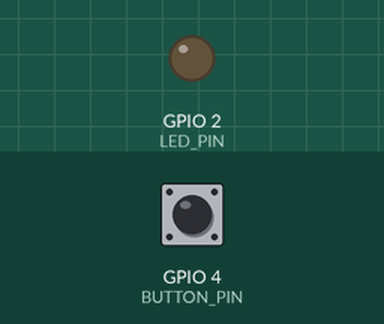
Recording of a sketch running on a simulated ESP32. Parts: output pins drawn as LEDs (lit = HIGH). Dashed ring = blinking. Inputs (shaded band) come from the test bench; at power-on: GPIO 4 (BUTTON_PIN) HIGH. What the sketch prints to the serial monitor is not drawn.

Above: at 2.2 s.
2.3 s: GPIO 4 (BUTTON_PIN) pulled LOW for 1 s
At 2.45 s:
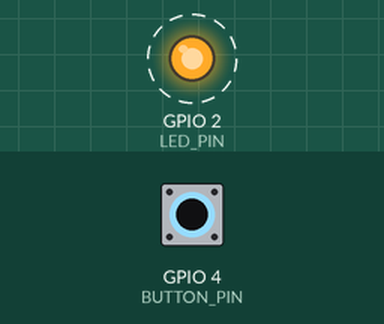
4.8 s: GPIO 4 (BUTTON_PIN) pulled LOW for 0.15 s
At 5.3 s:
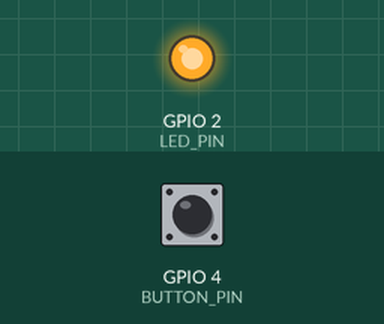
6.4 s: GPIO 4 (BUTTON_PIN) pulled LOW for 3.2 s
At 10.0 s:
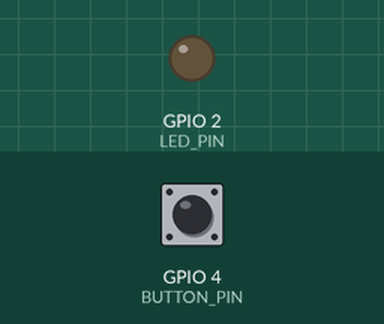
Timing chart, 0 to 11.5 s (numbered marks = the images above; inputs shaded):
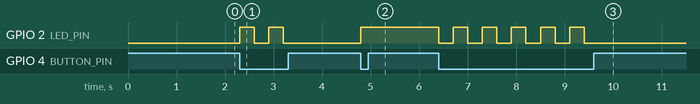

Measured:
- after the input at 2.3 s, GPIO 2 (LED_PIN): alternates HIGH for 0.30 s and LOW for 0.30 s, 4 changes in all, then stays LOW, starting at once
- after the input at 4.8 s, GPIO 2 (LED_PIN): LOW → HIGH at once
- after the input at 6.4 s, GPIO 2 (LED_PIN): alternates HIGH for 0.30 s and LOW for 0.30 s, 11 changes in all, then stays LOW, starting at once

The sketch:

C04_Conditions.ino
```cpp
/*
 * ESP32 学 C 语言 04：条件判断
 *
 * 学习目标：
 * 1. 掌握 if / else if / else 的用法
 * 2. 掌握 switch / case 的用法
 * 3. 理解条件表达式 ? : 的用法
 * 4. 学会用条件判断处理按钮、传感器等输入
 *
 * 什么是条件判断？
 * 程序不会永远按顺序执行，有时需要根据不同的条件执行不同的代码。
 * 例如：如果温度超过 30 度，打开风扇；否则，关闭风扇。
 */

#include <stdio.h>

// 定义 LED 和按键引脚
#define LED_PIN     2
#define BUTTON_PIN  4

void setup() {
  Serial.begin(115200);
  delay(1000);
  Serial.println("ESP32 学 C 语言 04：条件判断");

  // 为后面示例准备的变量
  int a = 10;
  int b = 5;

  // 初始化引脚
  pinMode(LED_PIN, OUTPUT);
  pinMode(BUTTON_PIN, INPUT_PULLUP);

  // ========== if / else if / else ==========

  int temperature = 32;

  Serial.println("\n===== if / else if / else =====");
  Serial.print("当前温度：");
  Serial.println(temperature);

  // if 后面括号里是条件表达式
  // 如果结果为 true（或非 0），就执行 {} 里的代码
  if (temperature >= 35) {
    Serial.println("高温警告！请降温。");
  }
  else if (temperature >= 30) {
    // 上面的条件不满足时，才会判断这里的条件
    Serial.println("温度偏高，注意散热。");
  }
  else if (temperature >= 20) {
    Serial.println("温度舒适。");
  }
  else {
    // 前面所有条件都不满足时，执行这里
    Serial.println("温度较低。");
  }

  // ========== if 嵌套 ==========

  Serial.println("\n===== if 嵌套 =====");
  int humidity = 80;

  if (temperature > 30) {
    if (humidity > 70) {
      Serial.println("又热又潮湿，体感闷热。");
    }
    else {
      Serial.println("热但比较干燥。");
    }
  }

  // ========== switch / case ==========

  Serial.println("\n===== switch / case =====");
  // switch 适合对一个变量的多个离散值进行判断
  // 例如：根据按键按下的次数执行不同操作

  int mode = 2;

  switch (mode) {
    case 1:
      Serial.println("模式 1：低速运行");
      break;  // break 很重要，否则会"穿透"到下一个 case

    case 2:
      Serial.println("模式 2：中速运行");
      break;

    case 3:
      Serial.println("模式 3：高速运行");
      break;

    default:
      // 所有 case 都不匹配时执行
      Serial.println("未知模式");
      break;
  }

  // ========== 条件表达式（三目运算符）==========

  Serial.println("\n===== 三目运算符 =====");
  // 条件 ? 表达式1 : 表达式2
  // 如果条件为 true，返回表达式1 的值；否则返回表达式2 的值

  int score = 75;
  const char* result = (score >= 60) ? "及格" : "不及格";

  Serial.print("成绩：");
  Serial.print(score);
  Serial.print("，结果：");
  Serial.println(result);

  // 也可以用三目运算符做简单的赋值
  int maxValue = (a > b) ? a : b;
  Serial.print("a 和 b 中的较大值：");
  Serial.println(maxValue);

  /*
   * ===== 写法变体 =====
   *
   * 同一个功能往往有多种正确的写法。
   * 熟悉这些变体，能帮助你读懂别人写的代码，也能让你写出更简洁的代码。
   */

  Serial.println("\n===== 写法变体 =====");

  // 1. 只有一条语句时，if 可以省略大括号，但不推荐初学者使用
  int flag = 1;
  if (flag == 1)
    Serial.println("flag 等于 1（省略大括号版本）");

  // 2. 简单的二选一可以用三元运算符代替 if/else
  int s = 75;
  const char* level = (s >= 60) ? "及格" : "不及格";
  Serial.print("三元运算符结果：");
  Serial.println(level);

  // 3. 判断变量是否为 0 时，可以写成 if (!value)，等价于 if (value == 0)
  int value = 0;
  if (!value) {
    Serial.println("value 为 0");
  }

  // 4. 多个等值判断既可以用 if/else if，也可以用 switch
  int cmd = 2;
  if (cmd == 1) {
    Serial.println("if/else if: cmd = 1");
  } else if (cmd == 2) {
    Serial.println("if/else if: cmd = 2");
  } else {
    Serial.println("if/else if: 其他");
  }

  switch (cmd) {
    case 1: Serial.println("switch: cmd = 1"); break;
    case 2: Serial.println("switch: cmd = 2"); break;
    default: Serial.println("switch: 其他"); break;
  }

  /*
   * ===== 常见陷阱 =====
   *
   * 下面这些代码看起来像是正确的，但要么编译不过，要么运行结果不对。
   * 每个错误示例旁边都给出了正确写法，注意对比。
   */

  Serial.println("\n===== 常见陷阱 =====");

  // 陷阱 1：if 条件里把 == 写成 =，结果变成赋值并且条件永远为真
  int num = 5;
  // 错误写法（已注释掉，不要运行）：
  // if (num = 10) { Serial.println("相等"); }
  // 正确写法：
  if (num == 5) {
    Serial.println("正确：num 等于 5");
  }

  // 陷阱 2：悬空 else，else 总是匹配最近的未配对 if
  int x = 1, y = 2;
  if (x == 1)
    if (y == 2)
      Serial.println("x=1 且 y=2");
    else
      Serial.println("这个 else 属于第二个 if，不是第一个！");

  // 正确写法：加花括号消除歧义
  if (x == 1) {
    if (y == 2) {
      Serial.println("x=1 且 y=2");
    } else {
      Serial.println("现在 else 的归属清楚了");
    }
  }

  // 陷阱 3：switch 里漏写 break，导致 case 穿透
  int mode2 = 1;
  // 错误写法（已注释掉）：
  // switch (mode2) {
  //   case 1: Serial.println("模式 1");
  //   case 2: Serial.println("模式 2");  // mode2=1 时也会执行到这里
  // }
  // 正确写法：
  switch (mode2) {
    case 1: Serial.println("switch 正确：模式 1"); break;
    case 2: Serial.println("switch 正确：模式 2"); break;
    default: Serial.println("switch 正确：未知模式"); break;
  }

  // 陷阱 4：把按位与 & 当成逻辑与 &&，导致判断结果错误
  int p = 1, q = 2;
  // 错误写法（已注释掉）：
  // if (p & q) { Serial.println("都非 0"); }  // 1 & 2 = 0，条件为假
  // 正确写法：
  if (p && q) {
    Serial.println("正确：p 和 q 都非 0");
  }
}

void loop() {
  // 读取按键状态
  // 因为用了 INPUT_PULLUP，按键未按下为 HIGH，按下为 LOW
  int buttonState = digitalRead(BUTTON_PIN);

  if (buttonState == LOW) {
    // 按键被按下
    Serial.println("按键被按下");

    // 切换 LED 状态
    if (digitalRead(LED_PIN) == HIGH) {
      digitalWrite(LED_PIN, LOW);
      Serial.println("LED 熄灭");
    }
    else {
      digitalWrite(LED_PIN, HIGH);
      Serial.println("LED 点亮");
    }

    // 简单消抖
    delay(300);
  }
}

/*
 * 练习：
 * 1. 用 if / else 判断一个年份是否是闰年。
 *    闰年规则：能被 4 整除但不能被 100 整除，或者能被 400 整除。
 * 2. 用 switch / case 实现一个简单的计算器：输入 1 做加法，2 做减法，等等。
 * 3. 用三目运算符把 LED 的状态在"点亮"和"熄灭"之间切换。
 */
```
